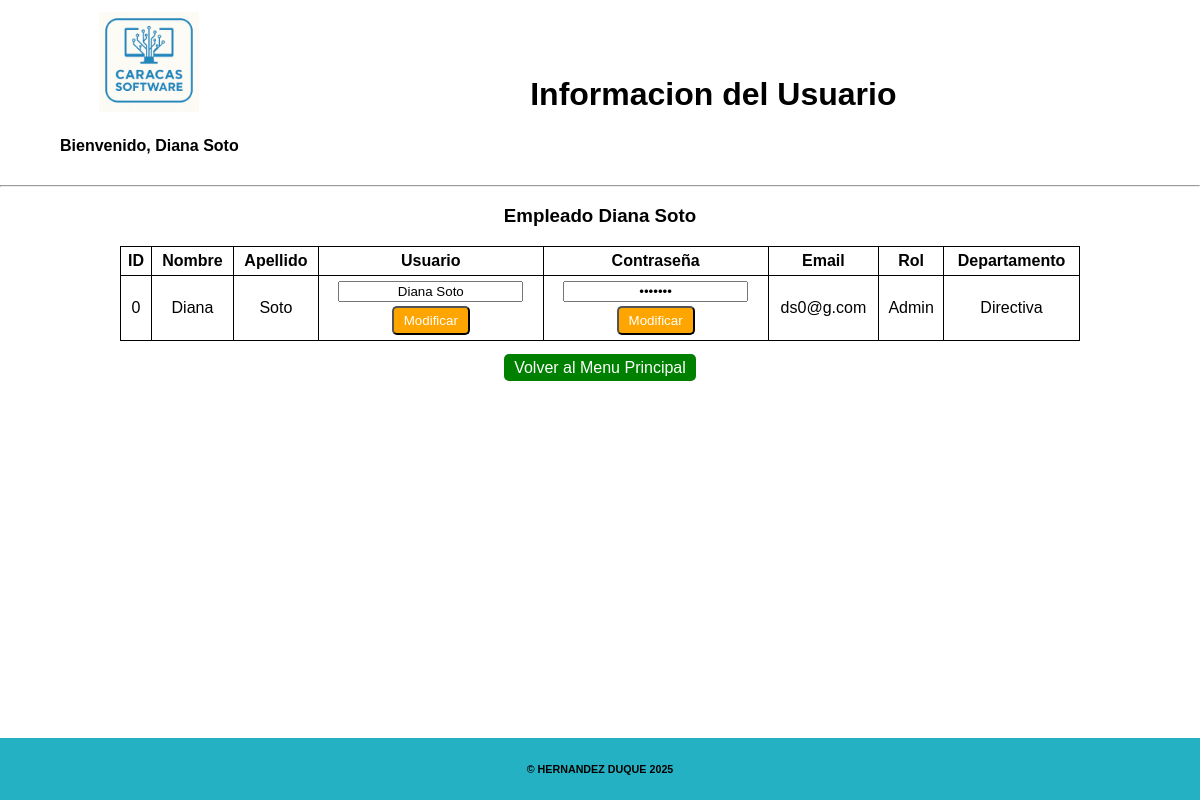
Screenshot of /Proyecto_Procesamiento/Usuario.php (signed in) with the database file from the repository.
### tables this page shows
CREATE TABLE `registro` (
  `Id` int(11) NOT NULL,
  `Nombre` varchar(30) NOT NULL,
  `Apellido` varchar(30) NOT NULL,
  `Usuario` varchar(25) NOT NULL,
  `Contraseña` varchar(20) NOT NULL,
  `Email` varchar(50) NOT NULL,
  `Rol` varchar(10) NOT NULL,
  `Departamento` varchar(10) NOT NULL
);

### Proyecto_Procesamiento/Conexion_DB.php (called while the page is built, shortened)
<?php
function prueba($data) {
      $data = trim($data);
      $data = stripslashes($data);
      $data = htmlspecialchars($data);
      return $data;
}
?>

### Proyecto_Procesamiento/Usuario.php (the view, shortened to what this page needs)
<?php
include ("Conexion_DB.php");
try {
    $con = conectar();
    } catch (mysqli_sql_exception $e) {
    die("Error de conexión: " . $e->getMessage());
}
$VER = $con->prepare("SELECT * FROM registro WHERE Usuario = ?");
$VER->bind_param("s", ($_SESSION['Usuario']));
$VER->execute();
$resultado = $VER->get_result();
if ($resultado) {
    $User = [];
    while ($fila = $resultado->fetch_assoc()) {
        $User[] = $fila;
    }
}
?>
<!DOCTYPE html>
<html lang="es">
<head>
    <link rel="stylesheet" href="Diseño/Diseño.css">
</head>
<body>
    <div id="contenedor" >
    <header class="Encabezado">
    <div class="Logo-Bienvenida">
    <a href="Menu_Principal.php"> <img src="image/caracas-logo.png" alt="Caracas Software Logo" title="Caracas Software Logo" width="100" style="max-width:100%;height:auto;"></a>
    <h4>Bienvenido, <?php echo htmlspecialchars($_SESSION['Usuario']); ?></h4>
    </div>
    <div class="Menu"><h1>Informacion del Usuario</h1> </div>
    </header>
    <main>
    <hr>
    <h3>Empleado <?php echo htmlspecialchars($_SESSION['Usuario']); ?></h3>
    <div style="overflow-x: auto;">
    <table class="Usuario"><thead>
        <tr>
            <th>ID</th>
            <th>Nombre</th>
            <th>Apellido</th>
            <th>Usuario</th>
            <th>Contraseña</th>
            <th>Email</th>
            <th>Rol</th>
            <th>Departamento</th>
        </tr></thead><tbody>
        <?php foreach ($User as $empleado): ?>
            <tr>
                <td><?php echo $empleado['Id']; ?></td>
                <td><?php echo $empleado['Nombre']; ?></td>
                <td><?php echo $empleado['Apellido']; ?></td>
                <td>
                <form method="POST" style="display:inline;">
                        <input type="text" name="Usuario" style="text-align:center;"value="<?php echo prueba($empleado['Usuario']); ?>" required><br />
                        <button type="submit" name="Modificar_Usuario" class="btn Registro Modificar">Modificar</button>
                </form>
                </td>
                <td>
                <form method="POST" style="display:inline;">
                        <input type="password" name="Contraseña" style="text-align:center;" value="<?php echo prueba($empleado['Contraseña']); ?>" required><br />
                        <button type="submit" name="Modificar_Contraseña" class="btn Registro Modificar">Modificar</button>
                </form>
                </td>
                <td><?php echo $empleado['Email']; ?></td>
                <td><?php echo $empleado['Rol']; ?></td>
                <td><?php echo $empleado['Departamento']; ?></td>
            </tr>
        <?php endforeach; ?>
        </tbody>
    </table>
    </div>
    <br>
    <a href="Menu_Principal.php" class="btn Volver">Volver al Menu Principal</a>
    </main><br>
    <footer><h6>&copy; HERNANDEZ DUQUE <?php echo date("Y");?></h6></footer>
    </div>
</body>
</html>

### Proyecto_Procesamiento/Diseño/Diseño.css (style rules this page uses)
html,body { font-family: Arial, sans-serif; text-align: center; height: 100%; margin: 0; padding:0; }
.Encabezado { display: flex; align-items:center; justify-content: space-between; padding: 1% 1% 0% 5%; }
.Menu { flex-grow: 1; text-align: center; }
.Logo-Bienvenida { display: flex; flex-direction: column; align-items: center; }
.Registro { background-color: orange; }
.Volver { background-color: green; }
.btn { padding: 5px 10px; text-decoration: none; color: white; border-radius: 5px; }
th, td { border: 1px solid black; padding: 5px; }
table { width: 95%; margin: auto; border-collapse: collapse; }
table.Usuario { width: 80%; margin: auto; border-collapse: collapse; }
.Modificar { text-align: center; margin-top: 2%; }
footer { margin: 0px; padding: 0px; height:1%; text-align: center; background-color:rgb(37, 177, 196); }
#contenedor { min-height: 100%; display: flex; flex-direction: column; }
main { flex:1; }

### rows the page displays
registro: Id "0", Nombre "Diana", Apellido "Soto", Email "ds0@g.com", Rol "Admin", Departamento "Directiva"

### other values shown
$_SESSION['Usuario'] "Diana Soto"
